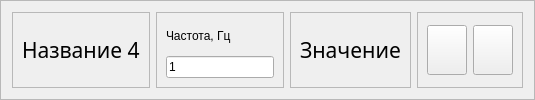
            <widget class="QFrame" name="frame_26">
             <property name="frameShape">
              <enum>QFrame::StyledPanel</enum>
             </property>
             <property name="frameShadow">
              <enum>QFrame::Raised</enum>
             </property>
             <layout class="QHBoxLayout" name="horizontalLayout_25">
              <item>
               <widget class="QFrame" name="frame_35">
                <property name="frameShape">
                 <enum>QFrame::StyledPanel</enum>
                </property>
                <property name="frameShadow">
                 <enum>QFrame::Raised</enum>
                </property>
                <layout class="QVBoxLayout" name="verticalLayout_11">
                 <item>
                  <widget class="QLabel" name="label_name_4">
                   <property name="font">
                    <font>
                     <family>OpenSans-Regular</family>
                     <pointsize>16</pointsize>
                    </font>
                   </property>
                   <property name="text">
                    <string>Название 4</string>
                   </property>
                  </widget>
                 </item>
                </layout>
               </widget>
              </item>
              <item>
               <widget class="QFrame" name="frame_36">
                <property name="maximumSize">
                 <size>
                  <width>150</width>
                  <height>16777215</height>
                 </size>
                </property>
                <property name="frameShape">
                 <enum>QFrame::StyledPanel</enum>
                </property>
                <property name="frameShadow">
                 <enum>QFrame::Raised</enum>
                </property>
                <layout class="QVBoxLayout" name="verticalLayout_19">
                 <item>
                  <widget class="QLabel" name="label_36">
                   <property name="text">
                    <string>Частота, Гц</string>
                   </property>
                  </widget>
                 </item>
                 <item>
                  <widget class="QLineEdit" name="lineEdit_hz_4">
                   <property name="text">
                    <string>1</string>
                   </property>
                  </widget>
                 </item>
                </layout>
               </widget>
              </item>
              <item>
               <widget class="QFrame" name="frame_37">
                <property name="frameShape">
                 <enum>QFrame::StyledPanel</enum>
                </property>
                <property name="frameShadow">
                 <enum>QFrame::Raised</enum>
                </property>
                <layout class="QVBoxLayout" name="verticalLayout_27">
                 <item>
                  <widget class="QLabel" name="label_value_4">
                   <property name="font">
                    <font>
                     <family>OpenSans-Regular</family>
                     <pointsize>16</pointsize>
                    </font>
                   </property>
                   <property name="text">
                    <string>Значение</string>
                   </property>
                  </widget>
                 </item>
                </layout>
               </widget>
              </item>
              <item>
               <widget class="QFrame" name="frame_38">
                <property name="frameShape">
                 <enum>QFrame::StyledPanel</enum>
                </property>
                <property name="frameShadow">
                 <enum>QFrame::Raised</enum>
                </property>
                <layout class="QHBoxLayout" name="horizontalLayout_29">
                 <item>
                  <widget class="QPushButton" name="btn_start_4">
                   <property name="maximumSize">
                    <size>
                     <width>50</width>
                     <height>50</height>
                    </size>
                   </property>
                   <property name="text">
                    <string/>
                   </property>
                   <property name="icon">
                    <iconset resource="resources.qrc">
                     <normaloff>:/icons/icons/play_circle_FILL0_wght400_GRAD0_opsz48.svg</normaloff>:/icons/icons/play_circle_FILL0_wght400_GRAD0_opsz48.svg</iconset>
                   </property>
                   <property name="iconSize">
                    <size>
                     <width>40</width>
                     <height>40</height>
                    </size>
                   </property>
                  </widget>
                 </item>
                 <item>
                  <widget class="QPushButton" name="btn_stop_4">
                   <property name="maximumSize">
                    <size>
                     <width>50</width>
                     <height>50</height>
                    </size>
                   </property>
                   <property name="text">
                    <string/>
                   </property>
                   <property name="icon">
                    <iconset resource="resources.qrc">
                     <normaloff>:/icons/icons/stop_circle_FILL0_wght400_GRAD0_opsz48.svg</normaloff>:/icons/icons/stop_circle_FILL0_wght400_GRAD0_opsz48.svg</iconset>
                   </property>
                   <property name="iconSize">
                    <size>
                     <width>40</width>
                     <height>40</height>
                    </size>
                   </property>
                  </widget>
                 </item>
                </layout>
               </widget>
              </item>
             </layout>
            </widget>
